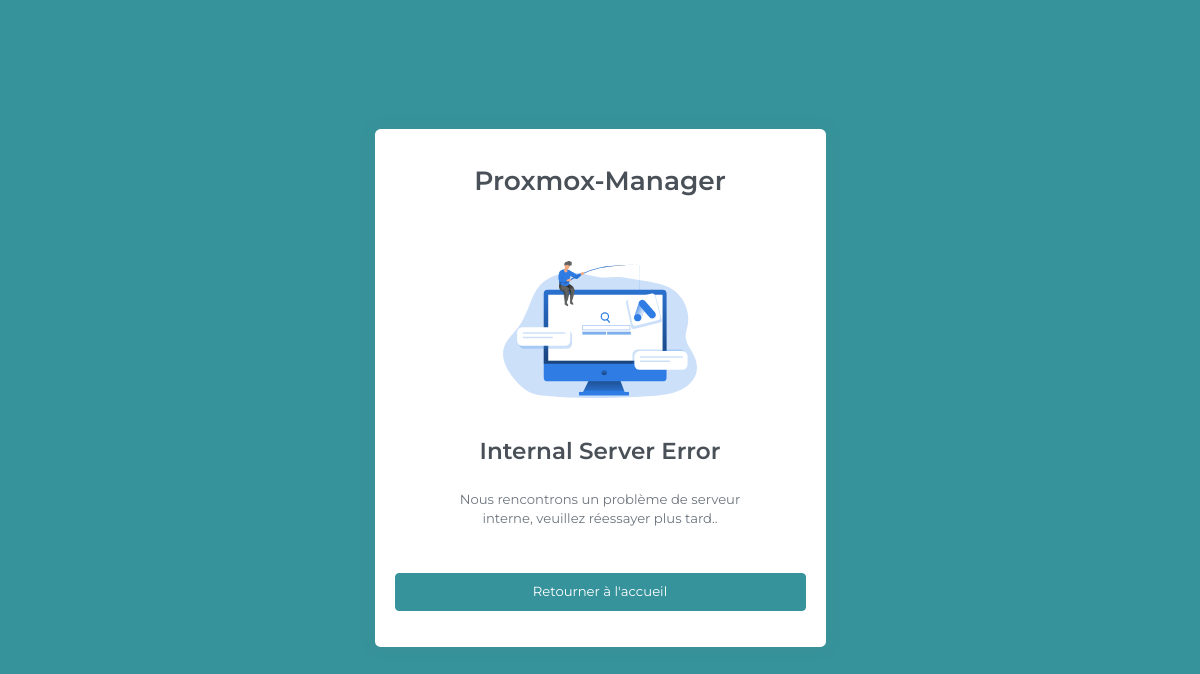
Page /errorPage.php on the earlier database version.
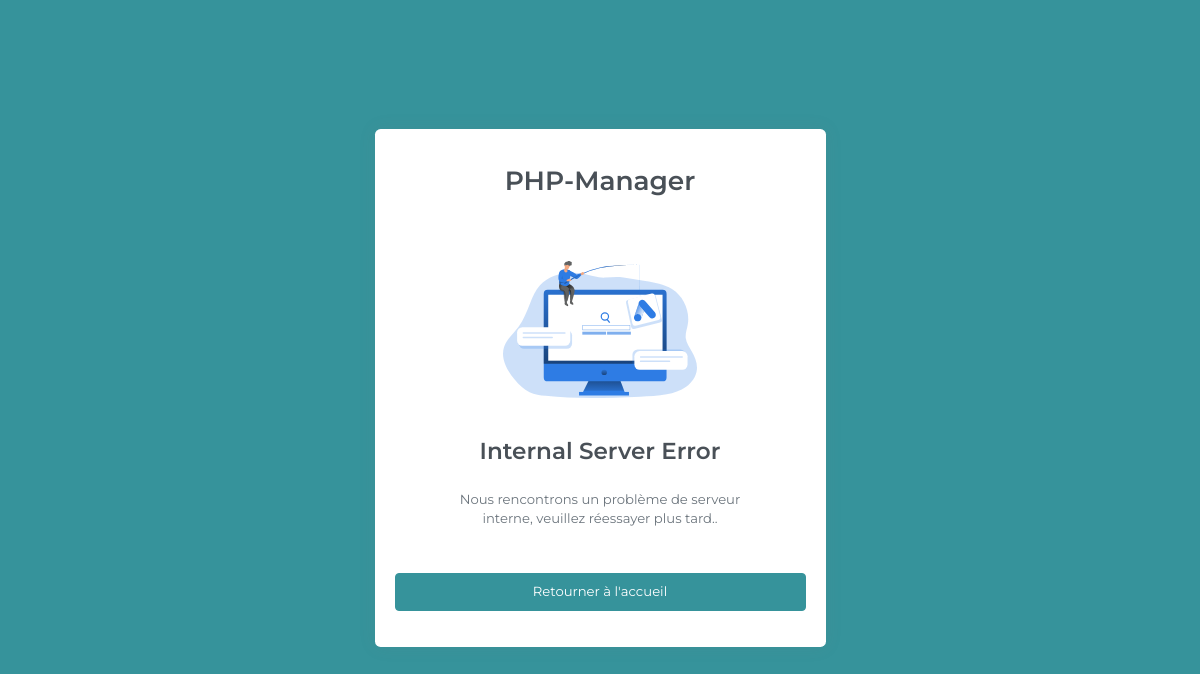
Same page on the later database version.
### tables this page shows
CREATE TABLE `settings` (
  `id` int(11) NOT NULL,
  `name` text NOT NULL,
  `logo` text NOT NULL,
  `favicon` text NOT NULL,
  `description` text NOT NULL
);

### includes/config.php (called while the page is built, shortened)
<?php
try {
    $bdd = new PDO('mysql:host='.DB_HOST.';dbname='.DB_NAME.';charset=utf8', DB_USERNAME, DB_PASSWORD);
    $bdd->setAttribute(PDO::ATTR_ERRMODE, PDO::ERRMODE_EXCEPTION);
} catch(PDOException $e) {
    $_SESSION['alert_message'] = "Database Connection Error";
    header('Location: ../../errorPage.php');
    die();
}
$getSettings=$bdd->prepare("SELECT * FROM `settings` WHERE id = 1");
$getSettings->execute();
$settings=$getSettings->fetch();
?>

### errorPage.php (the view, shortened to what this page needs)
<!DOCTYPE html>
<html lang="fr-FR">
	<?php
	require 'includes/config.php';
	require 'includes/header.php';
	?>
	<body class="bg-primary">
		<div>
			<div class="container">
				<div class="row">
					<div class="col-12">
						<div class="d-flex align-items-center min-vh-100">
							<div class="w-100 d-block my-5">
								<div class="row justify-content-center">
									<div class="col-md-8 col-lg-5">
										<div class="card ">
											<div class="card-body">
												<div class="text-center mb-4 mt-3">
													<a href="index.php"><h2><?= $settings['name'] ?></h2></a>
												</div>
												<div class="mt-4 pt-3 text-center">
													<div class="row justify-content-center">
														<div class="col-6 my-4">
															<img src="assets/images/500-error.svg" title="invite.svg">
														</div>
													</div>
													<h3 class="expired-title mb-4 mt-3">Internal Server Error</h3>
													<p class="text-muted mb-4 w-75 m-auto">
														Nous rencontrons un problème de serveur interne, veuillez réessayer plus tard..
													</p>
												</div>
												<div class="mb-3 mt-4 text-center">
													<a href="index.php" class="btn btn-primary btn-block">Retourner à l'accueil</a>
												</div>
											</div>
										</div>
									</div>
								</div>
							</div>
						</div>
					</div>
				</div>
			</div>
		</div>
	</body>
</html>

### includes/header.php (shortened to what this page needs)
<head>
        <link href="/assets/plugins/sweetalert2/sweetalert2.min.css" rel="stylesheet" type="text/css" />
        <link href="/assets/css/bootstrap.min.css" rel="stylesheet" type="text/css" />
        <link href="/assets/css/icons.min.css" rel="stylesheet" type="text/css" />
        <link href="/assets/css/theme.min.css" rel="stylesheet" type="text/css" />
</head>

Differences in the rows shown:
changed settings: name "Proxmox-Manager" → "PHP-Manager"
